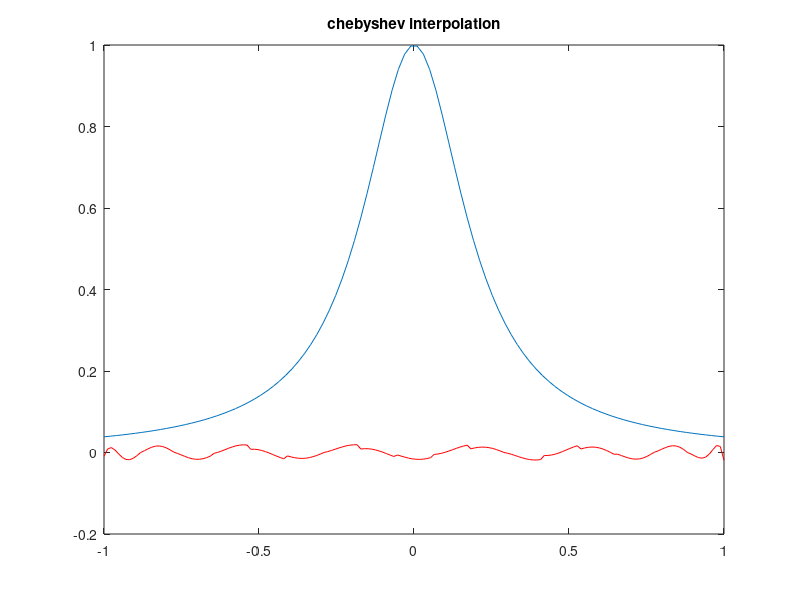

Source code (MATLAB):
function chebyshev_interpolation
clear all; close all;

x=linspace(-1,1,100);
y=1./(1+25*x.^2);
plot(x,y);
hold on;
title('chebyshev interpolation');

N=17;
div = 10;
x=linspace(-1,1,N*div);
lambda = zeros(1,N);
lambda(1) = pi;
lambda(1,2:end) = pi/2;
c = zeros(N,N*div);
wi = pi/N;
fN = 0;
for k=1:N
    for idx=2:N
        xi = linspace(x(idx-1),x(idx),div);
        c(k,((k-1)*div)+1:k*div) = c(k,((k-1)*div)+1:k*div) + 1/lambda(idx)*wi*T(N-1,xi).*f(xi);        
    end
end
for k=1:N
  fN = fN + c(k,:).*T(N-1,x);
end
plot(x,fN,'r'); 


    function res=T(N,x)
        theta = acos(x);
        res = cos(N*theta);
    end

    function y=f(x)
        y=1./(1+25*x.^2);
    end


end